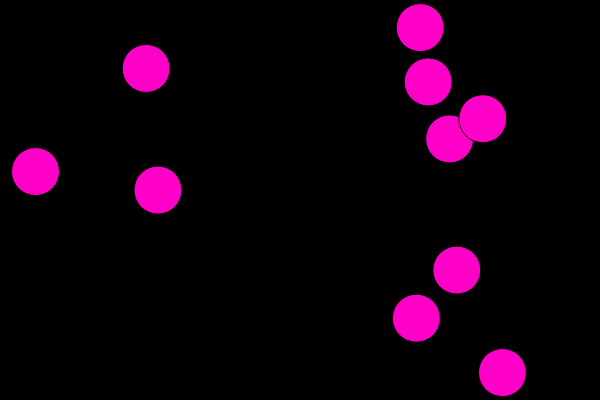
Frame 1 (no input)
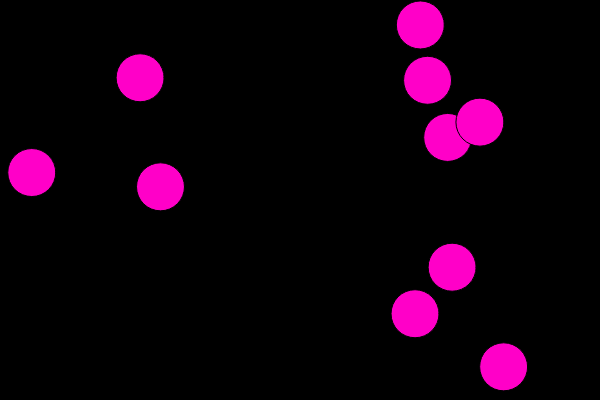
Frame 60 (no input)
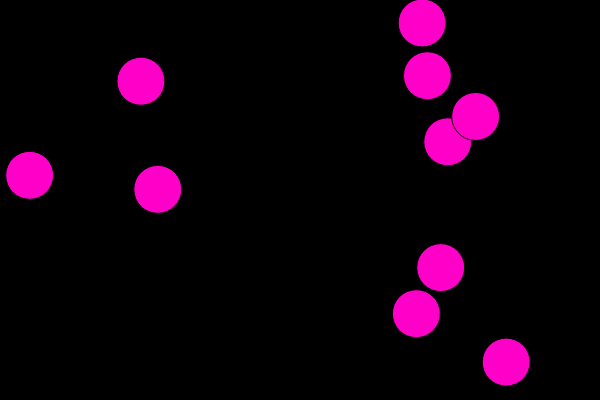
Frame 120 (the mouse pressed at the canvas centre since frame 60)

The p5.js sketch that drew these frames (run headless with seeded random() and noise() and a simulated clock; from frame 60 on, the mouse is pressed at the canvas centre):

// p5.js sketch
// ── sketch.js
var bubbles = [];  // Array of bubbles
var boxes = [];  // Array of Boxes
var crowdSize = 10;  // Starting population

function setup() {
  var canvasObj = createCanvas(600, 400);
	for (var i=0; i < crowdSize; i++) {
    var xPos = random(width);
    var yPos = random(height);
		bubbles.push(new Bubble(xPos, yPos));
	}
}

function draw() {
  background(0);
  for (var i=0; i < bubbles.length; i++) {
    bubbles[i].update();
    bubbles[i].display();
  }
  for (var i=0; i < boxes.length; i++) {
    boxes[i].update();
    boxes[i].display();
  }
}

function mousePressed() {
  boxify();
}

function boxify() {
  for (var i=bubbles.length - 1; i >= 0; i--) {
    if (bubbles[i].distFromMouse()) {
      boxes.push(new Box(bubbles[i].xPos, bubbles[i].yPos));
      bubbles.splice(i, 1);
    }
  }
}

// ── Box.js
// Box Constructor (inherit position and dimension from Bubble)
function Box(xPos, yPos, radius) {
  Bubble.call(this, xPos, yPos, radius)
  this.display = function() {
    rectMode(CENTER);
    fill(255);
    rect(this.xPos, this.yPos, this.radius * 2, this.radius * 2);
  }

  this.update = function() {
    this.xPos = this.xPos;
    this.yPos++;
  }
}

// ── Bubble.js
// Bubble Constructor
function Bubble(xPos, yPos) {
	this.xPos = xPos;
	this.yPos = yPos;
	this.wVal = 48;
	this.hVal = 48;
	this.colorVal = color(255, 0, 200);
	this.clickFlag = 0;

	// Method to display the bubble
	this.display = function() {
		fill(this.colorVal);
		ellipse(this.xPos, this.yPos, this.wVal, this.hVal);
	}

	// Method to move the bubble's position
	this.update = function() {
		this.xPos += random(-1,1);
		this.yPos += random(-1,1);
	}

	this.distFromMouse = function() {
		var radius = this.wVal / 2;
		var distance = dist(mouseX, mouseY, this.xPos, this.yPos);
		return (distance < radius) ? true : false;
	}
}
